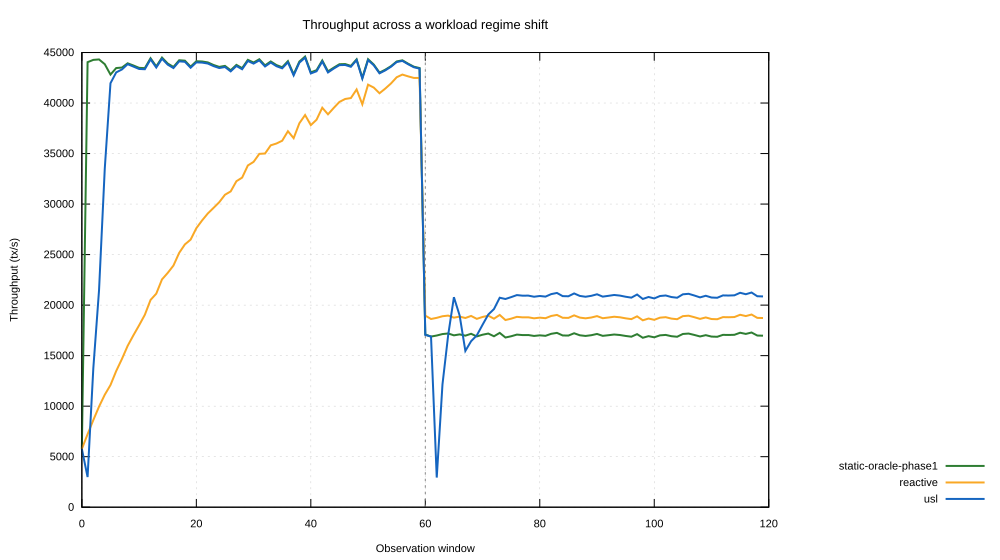

Here is the gnuplot script that generated this plot:
# Experiment E5: throughput vs. time across a regime shift at window 60.
# Input:  regime-tps.csv (window, static-oracle-phase1, reactive, usl)
# Output: regime-tps.svg / .pdf
set datafile separator ","
set title "Throughput across a workload regime shift" font ",13"
set xlabel "Observation window"
set ylabel "Throughput (tx/s)"
set grid xtics ytics lt 0 lw 0.5 lc rgb "#cccccc"
set key outside right bottom vertical
set arrow from 60, graph 0 to 60, graph 1 nohead dt 2 lc rgb "#888888"
set style line 1 lw 2 lc rgb "#2E7D32"
set style line 2 lw 2 lc rgb "#F9A825"
set style line 3 lw 2 lc rgb "#1565C0"
set terminal svg enhanced font "arial,11" size 1000,560
set output 'regime-tps.svg'
plot for [i=2:4] 'regime-tps.csv' using 1:i with lines ls (i-1) title columnheader
set terminal pdfcairo enhanced font "arial,10" size 8,4.5
set output 'regime-tps.pdf'
replot
set output
